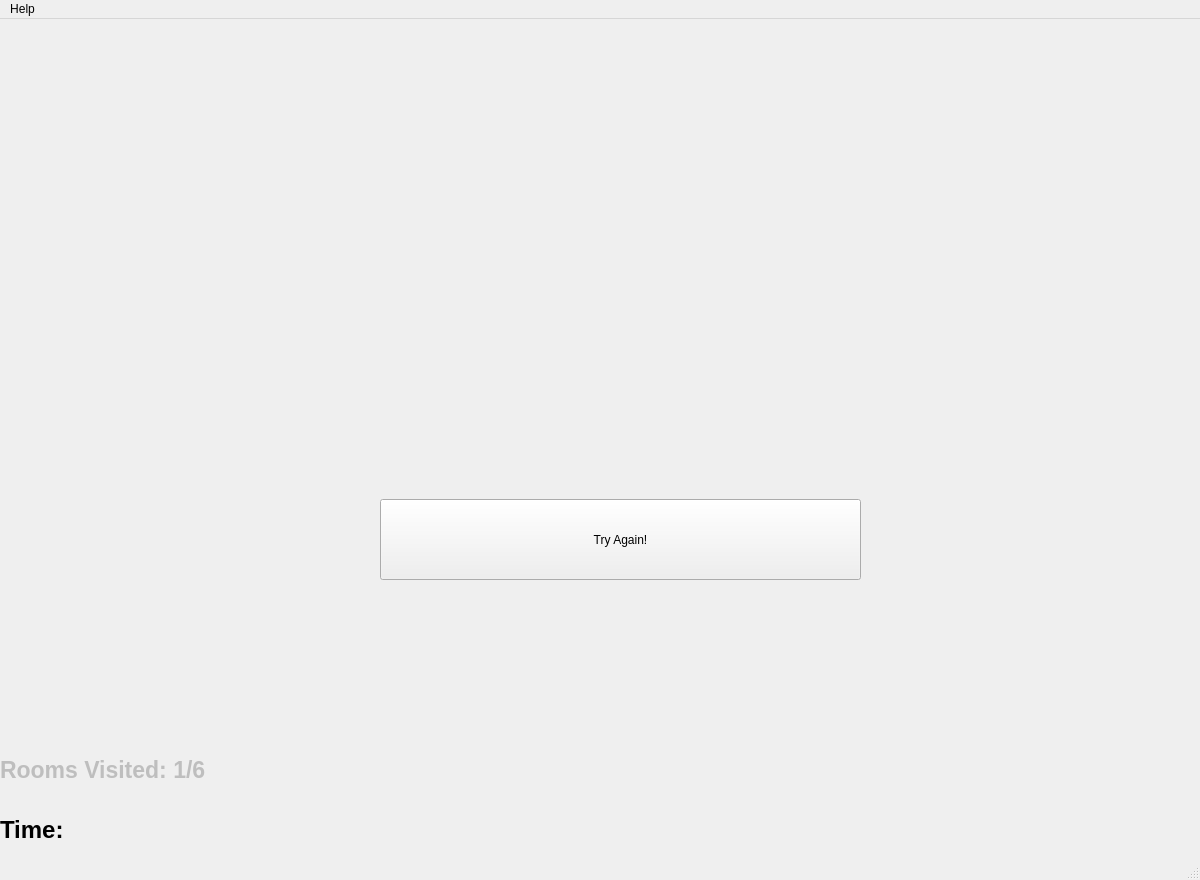
<?xml version="1.0" encoding="UTF-8"?>
<ui version="4.0">
 <class>MainWindow</class>
 <widget class="QMainWindow" name="MainWindow">
  <property name="geometry">
   <rect>
    <x>0</x>
    <y>0</y>
    <width>1200</width>
    <height>880</height>
   </rect>
  </property>
  <property name="sizePolicy">
   <sizepolicy hsizetype="Preferred" vsizetype="Preferred">
    <horstretch>0</horstretch>
    <verstretch>0</verstretch>
   </sizepolicy>
  </property>
  <property name="minimumSize">
   <size>
    <width>1200</width>
    <height>880</height>
   </size>
  </property>
  <property name="maximumSize">
   <size>
    <width>1200</width>
    <height>880</height>
   </size>
  </property>
  <property name="windowTitle">
   <string>The Educational Dungeon Crawler</string>
  </property>
  <property name="windowOpacity">
   <double>1.000000000000000</double>
  </property>
  <widget class="QWidget" name="centralwidget">
   <widget class="QLabel" name="timeLabel">
    <property name="geometry">
     <rect>
      <x>0</x>
      <y>790</y>
      <width>161</width>
      <height>41</height>
     </rect>
    </property>
    <property name="font">
     <font>
      <pointsize>18</pointsize>
      <bold>true</bold>
     </font>
    </property>
    <property name="autoFillBackground">
     <bool>true</bool>
    </property>
    <property name="text">
     <string>Time: </string>
    </property>
   </widget>
   <widget class="QPushButton" name="startoverButton">
    <property name="enabled">
     <bool>true</bool>
    </property>
    <property name="geometry">
     <rect>
      <x>380</x>
      <y>480</y>
      <width>481</width>
      <height>81</height>
     </rect>
    </property>
    <property name="text">
     <string>Try Again!</string>
    </property>
   </widget>
   <widget class="QLabel" name="RoomsVisitedLabel">
    <property name="enabled">
     <bool>false</bool>
    </property>
    <property name="geometry">
     <rect>
      <x>0</x>
      <y>710</y>
      <width>241</width>
      <height>81</height>
     </rect>
    </property>
    <property name="font">
     <font>
      <pointsize>17</pointsize>
      <bold>true</bold>
     </font>
    </property>
    <property name="autoFillBackground">
     <bool>true</bool>
    </property>
    <property name="text">
     <string>Rooms Visited: 1/6</string>
    </property>
   </widget>
  </widget>
  <widget class="QMenuBar" name="menubar">
   <property name="geometry">
    <rect>
     <x>0</x>
     <y>0</y>
     <width>1200</width>
     <height>21</height>
    </rect>
   </property>
   <widget class="QMenu" name="menuHelp">
    <property name="title">
     <string>Help</string>
    </property>
    <addaction name="actionControls"/>
    <addaction name="actionInstructions"/>
   </widget>
   <addaction name="menuHelp"/>
  </widget>
  <widget class="QStatusBar" name="statusbar"/>
  <action name="actionControls">
   <property name="text">
    <string>Controls</string>
   </property>
  </action>
  <action name="actionInstructions">
   <property name="text">
    <string>Instructions</string>
   </property>
  </action>
 </widget>
 <resources/>
 <connections/>
</ui>
